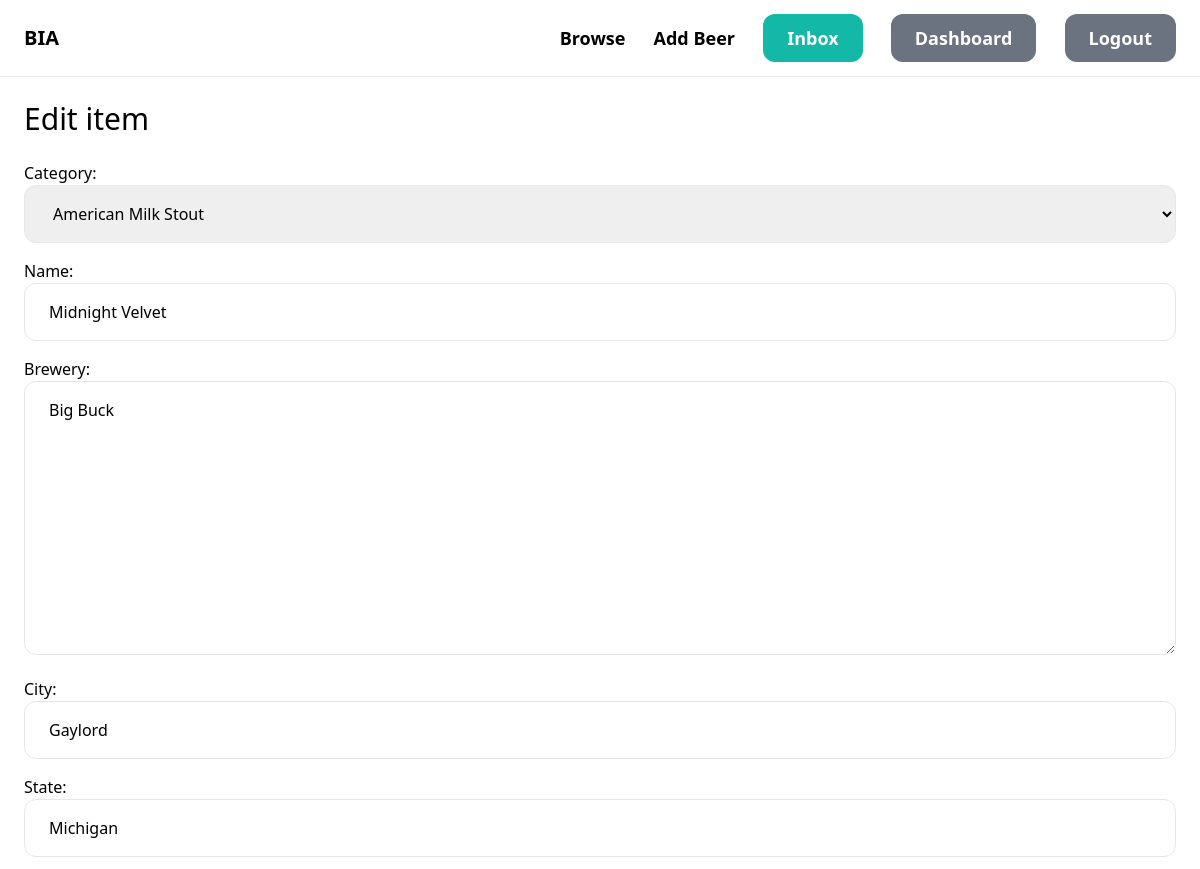
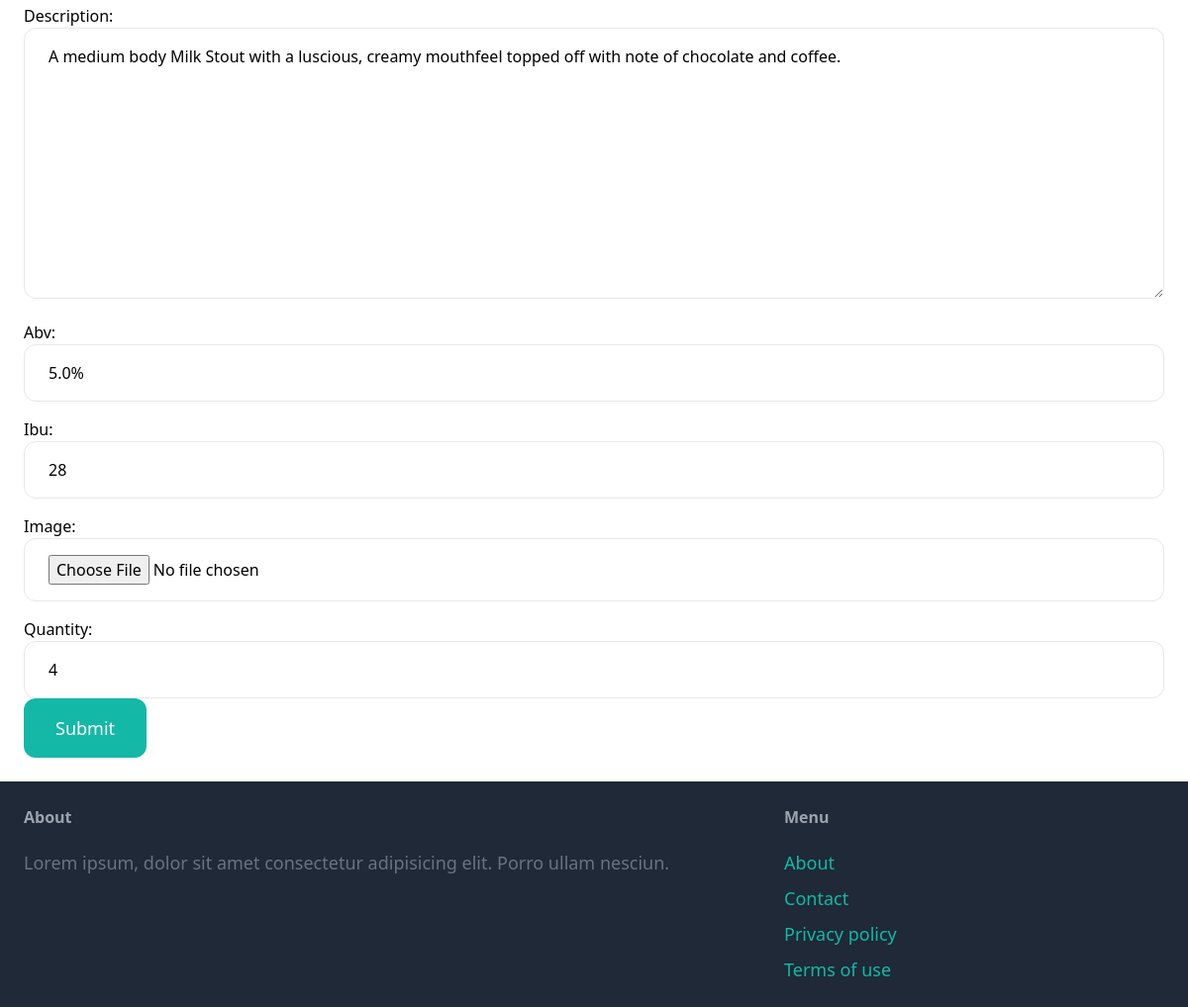
The page /items/1/edit/ (signed in) on the database its author committed (2 pictures, top to bottom).
### item/models.py (models this page shows, shortened)
class Category(models.Model):
    name = models.CharField(max_length=255)
    class Meta:
        ordering = ('name',)
        verbose_name_plural = 'Categories'
    def __str__(self):
        return self.name

class Item(models.Model):
    category = models.ForeignKey(
        Category, related_name='items', on_delete=models.CASCADE)
    name = models.CharField(max_length=255)
    brewery = models.CharField(max_length=255, blank=True, null=True)
    city = models.CharField(max_length=255, blank=True, null=True)
    state = models.CharField(max_length=255, blank=True, null=True)
    description = models.TextField(blank=True, null=True)
    abv = models.CharField(max_length=10, blank=True, null=True)
    ibu = models.CharField(max_length=10, blank=True, null=True)
    image = models.ImageField(upload_to='item_images', blank=True, null=True)
    quantity = models.IntegerField(default=0)
    created_by = models.ForeignKey(
        User, related_name='items', on_delete=models.CASCADE)
    created_at = models.DateTimeField(auto_now_add=True)
    updated_at = models.DateTimeField(auto_now_add=True)

### item/views.py (the view)
# urls.py: path('<int:pk>/edit/', views.edit, name='edit'),
@login_required
def edit(request, pk):
    item = get_object_or_404(Item, pk=pk, created_by=request.user)
    if request.method == 'POST':
        form = EditItemForm(request.POST, request.FILES, instance=item)
        if form.is_valid():
            form.save()
            return redirect('item:detail', pk=item.id)
    else:
        form = EditItemForm(instance=item)
    return render(request, 'item/form.html', {
        'form': form,
        'title': 'Edit item',
    })

### item/templates/item/form.html (shortened to what this page needs)
{% extends 'core/base.html' %}
{% block content %}
<h1 class="mb-6 text-3xl">{{ title }}</h1>
<form action="." method="post" enctype="multipart/form-data">
    <div class="space-y-4">
        {{ form.as_p }}
    </div>
     <button class="py-4 px-8 text-lg bg-teal-500 hover:bg-teal-700 rounded-xl text-white">Submit</button>
</form>
{% endblock %}

### rows shown on the page
Category: name "Midnight Velvet"
Item: brewery "Big Buck", city "Gaylord", state "Michigan", description "A medium body Milk Stout with a luscious, creamy mouthfeel topped off with note of chocolate and coffee.", abv "5.0%", ibu "28", quantity "4"

### other values the page prints
{{ title }} "Edit item"
